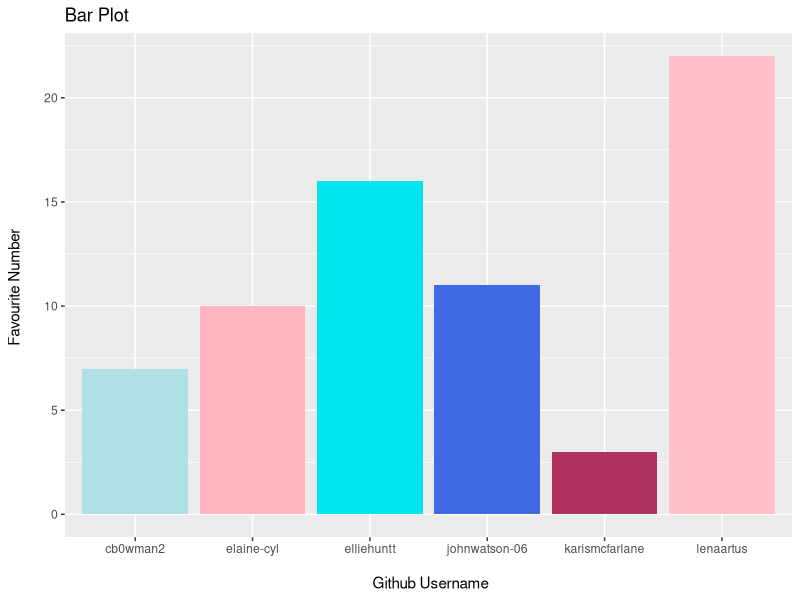
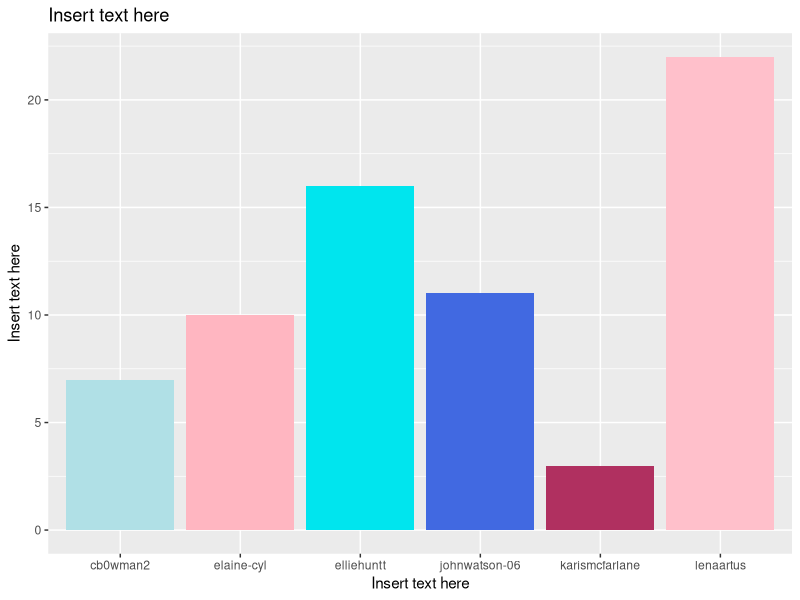
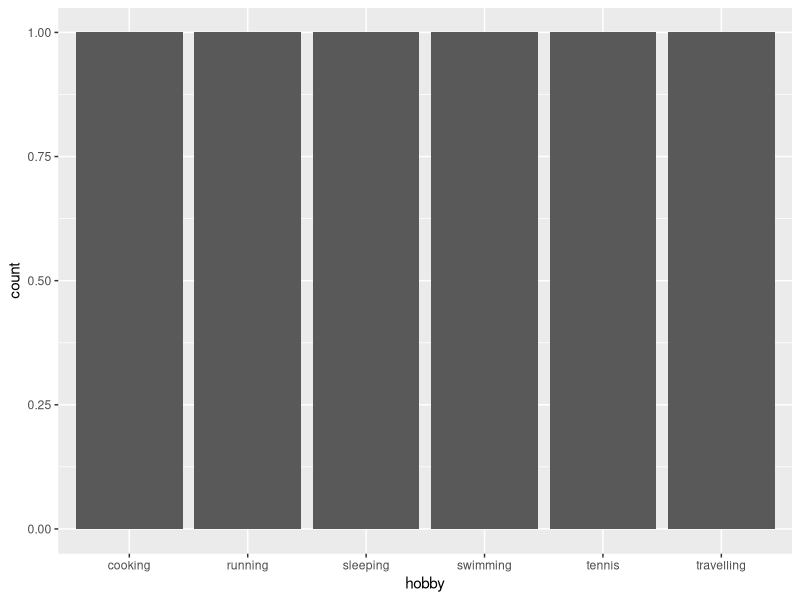

Reproduce these figures in R, in order.
## ---- chunk 1
library(tidyverse) 
## ---- chunk 2
team_data <- tibble(
  name = c("ellie", "john", "lena", 
           "elaine", "caitlin","karis"),
  github_username = c("elliehuntt", "johnwatson-06", "lenaartus", 
                      "elaine-cyl", "cb0wman2", "karismcfarlane"),
  colour = c("turquoise2", "royalblue", "pink", 
             "lightpink", "powderblue", "maroon"),
  hobby = c("cooking", "tennis", "running", 
            "travelling", "swimming", "sleeping"),
  favourite_number = c(16, 11, 22, 10, 7, 3 )
  )

team_data
## ---- chunk 3
p1 <- ggplot(data = team_data, 
             mapping = aes(x = github_username, 
                           y = favourite_number,
                           fill = colour), 
             ) + labs(x = "\n Github Username", 
          y = "Favourite Number \n",
          title = "Bar Plot") +
   geom_col() +
   scale_fill_identity()
p1
## ---- chunk 4
p1 + labs(x = "Insert text here", 
          y = "Insert text here",
          title = "Insert text here")
## ---- chunk 5
p2 <- ggplot(team_data, aes(x = hobby)) +
  geom_bar()
p2
